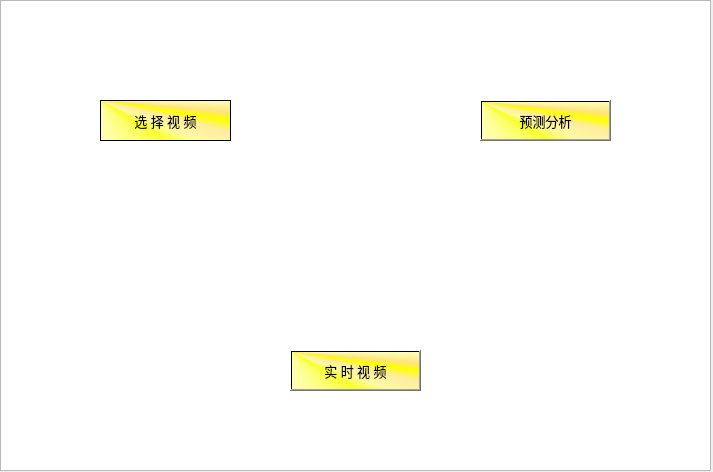
<?xml version="1.0" encoding="UTF-8"?>
<ui version="4.0">
 <class>SelectFun</class>
 <widget class="QWidget" name="SelectFun">
  <property name="geometry">
   <rect>
    <x>0</x>
    <y>0</y>
    <width>713</width>
    <height>472</height>
   </rect>
  </property>
  <property name="cursor">
   <cursorShape>PointingHandCursor</cursorShape>
  </property>
  <property name="windowTitle">
   <string>SelectFun</string>
  </property>
  <property name="layoutDirection">
   <enum>Qt::LeftToRight</enum>
  </property>
  <property name="autoFillBackground">
   <bool>false</bool>
  </property>
  <property name="styleSheet">
   <string notr="true"/>
  </property>
  <widget class="QPushButton" name="SelectVideo">
   <property name="geometry">
    <rect>
     <x>100</x>
     <y>100</y>
     <width>131</width>
     <height>41</height>
    </rect>
   </property>
   <property name="font">
    <font>
     <family>黑体</family>
     <pointsize>10</pointsize>
    </font>
   </property>
   <property name="cursor">
    <cursorShape>PointingHandCursor</cursorShape>
   </property>
   <property name="styleSheet">
    <string notr="true">background-color: qconicalgradient(cx:0, cy:0, angle:135, stop:0 rgba(255, 255, 0, 69), stop:0.375 rgba(255, 255, 0, 69), stop:0.423533 rgba(251, 255, 0, 145), stop:0.45 rgba(247, 255, 0, 208), stop:0.477581 rgba(255, 244, 71, 130), stop:0.518717 rgba(255, 218, 71, 130), stop:0.55 rgba(255, 255, 0, 255), stop:0.57754 rgba(255, 203, 0, 130), stop:0.625 rgba(255, 255, 0, 69), stop:1 rgba(255, 255, 0, 69));
border:1px solid black;
</string>
   </property>
   <property name="text">
    <string>选 择 视 频</string>
   </property>
  </widget>
  <widget class="QPushButton" name="SimuCon">
   <property name="geometry">
    <rect>
     <x>480</x>
     <y>100</y>
     <width>131</width>
     <height>41</height>
    </rect>
   </property>
   <property name="font">
    <font>
     <family>黑体</family>
     <pointsize>10</pointsize>
    </font>
   </property>
   <property name="styleSheet">
    <string notr="true">background-color: qconicalgradient(cx:0, cy:0, angle:135, stop:0 rgba(255, 255, 0, 69), stop:0.375 rgba(255, 255, 0, 69), stop:0.423533 rgba(251, 255, 0, 145), stop:0.45 rgba(247, 255, 0, 208), stop:0.477581 rgba(255, 244, 71, 130), stop:0.518717 rgba(255, 218, 71, 130), stop:0.55 rgba(255, 255, 0, 255), stop:0.57754 rgba(255, 203, 0, 130), stop:0.625 rgba(255, 255, 0, 69), stop:1 rgba(255, 255, 0, 69));</string>
   </property>
   <property name="text">
    <string>预测分析</string>
   </property>
  </widget>
  <widget class="QPushButton" name="getavi">
   <property name="geometry">
    <rect>
     <x>290</x>
     <y>350</y>
     <width>131</width>
     <height>41</height>
    </rect>
   </property>
   <property name="font">
    <font>
     <family>黑体</family>
     <pointsize>10</pointsize>
    </font>
   </property>
   <property name="styleSheet">
    <string notr="true">background-color: qconicalgradient(cx:0, cy:0, angle:135, stop:0 rgba(255, 255, 0, 69), stop:0.375 rgba(255, 255, 0, 69), stop:0.423533 rgba(251, 255, 0, 145), stop:0.45 rgba(247, 255, 0, 208), stop:0.477581 rgba(255, 244, 71, 130), stop:0.518717 rgba(255, 218, 71, 130), stop:0.55 rgba(255, 255, 0, 255), stop:0.57754 rgba(255, 203, 0, 130), stop:0.625 rgba(255, 255, 0, 69), stop:1 rgba(255, 255, 0, 69));</string>
   </property>
   <property name="text">
    <string>实 时 视 频</string>
   </property>
   <property name="iconSize">
    <size>
     <width>24</width>
     <height>24</height>
    </size>
   </property>
  </widget>
  <widget class="QColumnView" name="columnView">
   <property name="geometry">
    <rect>
     <x>0</x>
     <y>0</y>
     <width>711</width>
     <height>471</height>
    </rect>
   </property>
   <property name="styleSheet">
    <string notr="true">border-image: url(:/TrafficCon/image/background.jpg);</string>
   </property>
  </widget>
  <widget class="QLabel" name="label">
   <property name="geometry">
    <rect>
     <x>230</x>
     <y>130</y>
     <width>261</width>
     <height>211</height>
    </rect>
   </property>
   <property name="styleSheet">
    <string notr="true">border-image: url(:/TrafficCon/image/first.png);</string>
   </property>
   <property name="text">
    <string/>
   </property>
  </widget>
  <zorder>columnView</zorder>
  <zorder>SelectVideo</zorder>
  <zorder>SimuCon</zorder>
  <zorder>getavi</zorder>
  <zorder>label</zorder>
 </widget>
 <layoutdefault spacing="6" margin="11"/>
 <resources>
  <include location="TrafficCon.qrc"/>
 </resources>
 <connections>
  <connection>
   <sender>SimuCon</sender>
   <signal>clicked()</signal>
   <receiver>SelectFun</receiver>
   <slot>On_SimuCon_Clicked()</slot>
   <hints>
    <hint type="sourcelabel">
     <x>533</x>
     <y>333</y>
    </hint>
    <hint type="destinationlabel">
     <x>657</x>
     <y>413</y>
    </hint>
   </hints>
  </connection>
  <connection>
   <sender>SelectVideo</sender>
   <signal>clicked()</signal>
   <receiver>SelectFun</receiver>
   <slot>On_SelectVideo_Clicked()</slot>
   <hints>
    <hint type="sourcelabel">
     <x>203</x>
     <y>349</y>
    </hint>
    <hint type="destinationlabel">
     <x>298</x>
     <y>421</y>
    </hint>
   </hints>
  </connection>
  <connection>
   <sender>getavi</sender>
   <signal>clicked()</signal>
   <receiver>SelectFun</receiver>
   <slot>getavi_Clicked()</slot>
   <hints>
    <hint type="sourcelabel">
     <x>368</x>
     <y>339</y>
    </hint>
    <hint type="destinationlabel">
     <x>406</x>
     <y>140</y>
    </hint>
   </hints>
  </connection>
 </connections>
 <slots>
  <slot>On_SelectVideo_Clicked()</slot>
  <slot>On_SimuCon_Clicked()</slot>
  <slot>getavi_Clicked()</slot>
 </slots>
</ui>
